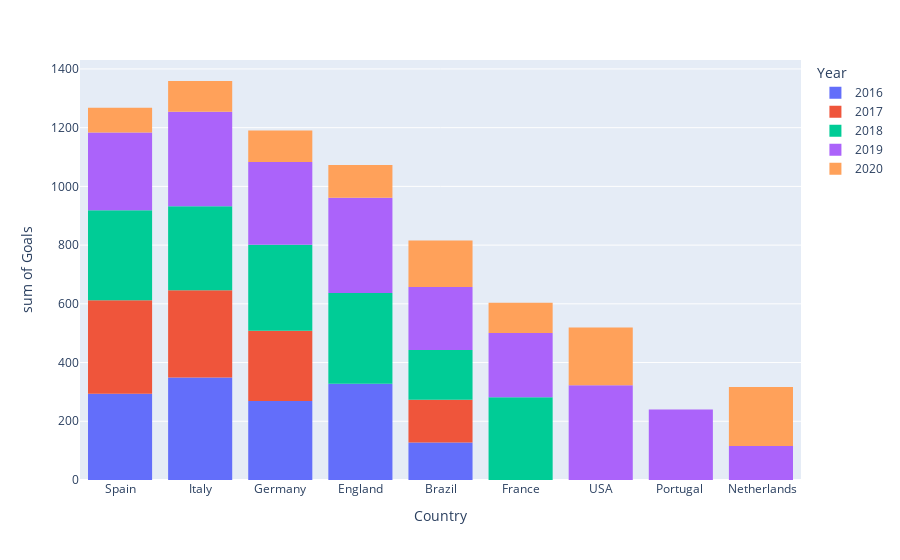

Write notebook code for a chart like this one.
### Code cell
##sum of goals in the year by the country
fig = px.histogram(df, x="Country", y="Goals", color="Year")
fig.show()

### Figure 1 — Plotly figure (JSON) as saved in the notebook; plotly's stock layout.template omitted (floating-point values rounded to 4 significant figures; data arrays with more than 128 entries replaced by an {"elided": "..."} marker saying what was removed)
{"data": [{"alignmentgroup": "True", "bingroup": "x", "histfunc": "sum", "hovertemplate": "Year=2016<br>Country=%{x}<br>sum of Goals=%{y}<extra></extra>", "legendgroup": "2016", "marker": {"color": "#636efa", "pattern": {"shape": ""}}, "name": "2016", "offsetgroup": "2016", "orientation": "v", "showlegend": true, "type": "histogram", "x": ["Spain", "Spain", "Spain", "Spain", "Spain", "Spain", "Spain", "Spain", "Spain", "Spain", "Spain", "Spain", "Spain", "Spain", "Spain", "Spain", "Spain", "Spain", "Spain", "Italy", "Italy", "Italy", "Italy", "Italy", "Italy", "Italy", "Italy", "Italy", "Italy", "Italy", "Italy", "Italy", "Italy", "Italy", "Italy", "Italy", "Italy", "Italy", "Italy", "Germany", "Germany", "Germany", "Germany", "Germany", "Germany", "Germany", "Germany", "Germany", "Germany", "Germany", "Germany", "Germany", "Germany", "Germany", "Germany", "Germany", "Germany", "Germany", "England", "England", "England", "England", "England", "England", "England", "England", "England", "England", "England", "England", "England", "England", "England", "England", "England", "England", "England", "England", "Brazil", "Brazil", "Brazil", "Brazil", "Brazil", "Brazil", "Brazil", "Brazil", "Brazil", "Brazil", "Brazil", "Brazil"], "xaxis": "x", "y": [11, 16, 28, 13, 13, 25, 11, 13, 19, 11, 14, 37, 13, 15, 11, 12, 12, 10, 10, 15, 12, 22, 15, 28, 16, 14, 12, 12, 24, 13, 12, 29, 18, 12, 16, 13, 24, 16, 26, 8, 11, 11, 11, 15, 11, 30, 8, 21, 10, 12, 9, 8, 31, 9, 15, 11, 25, 13, 24, 25, 29, 13, 15, 10, 16, 11, 13, 13, 20, 18, 21, 15, 15, 11, 17, 12, 14, 16, 14, 9, 12, 9, 10, 12, 9, 9, 9, 10, 14, 11], "yaxis": "y"}, {"alignmentgroup": "True", "bingroup": "x", "histfunc": "sum", "hovertemplate": "Year=2017<br>Country=%{x}<br>sum of Goals=%{y}<extra></extra>", "legendgroup": "2017", "marker": {"color": "#EF553B", "pattern": {"shape": ""}}, "name": "2017", "offsetgroup": "2017", "orientation": "v", "showlegend": true, "type": "histogram", "x": ["Spain", "Spain", "Spain", "Spain", "Spain", "Spain", "Spain", "Spain", "Spain", "Spain", "Spain", "Spain", "Spain", "Spain", "Spain", "Spain", "Spain", "Spain", "Spain", "Italy", "Italy", "Italy", "Italy", "Italy", "Italy", "Italy", "Italy", "Italy", "Italy", "Italy", "Italy", "Italy", "Italy", "Italy", "Italy", "Italy", "Italy", "Italy", "Italy", "Germany", "Germany", "Germany", "Germany", "Germany", "Germany", "Germany", "Germany", "Germany", "Germany", "Germany", "Germany", "Germany", "Germany", "Germany", "Germany", "Germany", "Germany", "Germany", "Brazil", "Brazil", "Brazil", "Brazil", "Brazil", "Brazil", "Brazil", "Brazil", "Brazil", "Brazil", "Brazil", "Brazil", "Brazil", "Brazil"], "xaxis": "x", "y": [13, 19, 22, 16, 25, 11, 33, 18, 12, 15, 13, 26, 11, 16, 21, 15, 12, 10, 10, 10, 12, 11, 22, 16, 11, 19, 11, 12, 10, 11, 14, 11, 16, 11, 29, 18, 29, 12, 12, 29, 14, 11, 12, 10, 9, 10, 13, 15, 13, 9, 9, 12, 10, 14, 13, 9, 14, 13, 11, 8, 8, 9, 9, 12, 10, 18, 9, 8, 10, 11, 13, 9], "yaxis": "y"}, {"alignmentgroup": "True", "bingroup": "x", "histfunc": "sum", "hovertemplate": "Year=2018<br>Country=%{x}<br>sum of Goals=%{y}<extra></extra>", "legendgroup": "2018", "marker": {"color": "#00cc96", "pattern": {"shape": ""}}, "name": "2018", "offsetgroup": "2018", "orientation": "v", "showlegend": true, "type": "histogram", "x": ["Spain", "Spain", "Spain", "Spain", "Spain", "Spain", "Spain", "Spain", "Spain", "Spain", "Spain", "Spain", "Spain", "Spain", "Spain", "Spain", "Spain", "Spain", "Spain", "Italy", "Italy", "Italy", "Italy", "Italy", "Italy", "Italy", "Italy", "Italy", "Italy", "Italy", "Italy", "Italy", "Italy", "Italy", "Italy", "Italy", "Italy", "Italy", "Germany", "Germany", "Germany", "Germany", "Germany", "Germany", "Germany", "Germany", "Germany", "Germany", "Germany", "Germany", "Germany", "Germany", "Germany", "Germany", "Germany", "Germany", "Germany", "Germany", "France", "France", "France", "France", "France", "France", "France", "France", "France", "France", "France", "France", "France", "France", "France", "France", "France", "France", "France", "France", "England", "England", "England", "England", "England", "England", "England", "England", "England", "England", "England", "England", "England", "England", "England", "England", "England", "England", "England", "England", "Brazil", "Brazil", "Brazil", "Brazil", "Brazil", "Brazil", "Brazil", "Brazil", "Brazil", "Brazil", "Brazil", "Brazil", "Brazil", "Brazil", "Brazil", "Brazil", "Brazil"], "xaxis": "x", "y": [21, 13, 20, 14, 12, 19, 10, 14, 21, 13, 12, 13, 13, 15, 17, 36, 14, 18, 12, 17, 23, 10, 21, 15, 15, 26, 9, 9, 16, 9, 12, 16, 16, 11, 16, 11, 11, 23, 16, 12, 16, 17, 11, 13, 10, 11, 18, 16, 10, 14, 17, 18, 17, 14, 15, 11, 22, 15, 12, 10, 22, 12, 13, 11, 15, 18, 11, 11, 16, 33, 13, 15, 11, 14, 15, 10, 10, 10, 12, 12, 13, 22, 12, 13, 14, 22, 14, 12, 17, 21, 16, 22, 13, 17, 18, 12, 14, 13, 10, 9, 8, 9, 12, 10, 8, 7, 11, 9, 11, 8, 13, 8, 9, 10, 18], "yaxis": "y"}, {"alignmentgroup": "True", "bingroup": "x", "histfunc": "sum", "hovertemplate": "Year=2019<br>Country=%{x}<br>sum of Goals=%{y}<extra></extra>", "legendgroup": "2019", "marker": {"color": "#ab63fa", "pattern": {"shape": ""}}, "name": "2019", "offsetgroup": "2019", "orientation": "v", "showlegend": true, "type": "histogram", "x": {"elided": "191 str values"}, "xaxis": "x", "y": {"elided": "191 int values"}, "yaxis": "y"}, {"alignmentgroup": "True", "bingroup": "x", "histfunc": "sum", "hovertemplate": "Year=2020<br>Country=%{x}<br>sum of Goals=%{y}<extra></extra>", "legendgroup": "2020", "marker": {"color": "#FFA15A", "pattern": {"shape": ""}}, "name": "2020", "offsetgroup": "2020", "orientation": "v", "showlegend": true, "type": "histogram", "x": {"elided": "158 str values"}, "xaxis": "x", "y": {"elided": "158 int values"}, "yaxis": "y"}], "layout": {"barmode": "relative", "legend": {"title": {"text": "Year"}, "tracegroupgap": 0}, "margin": {"t": 60}, "xaxis": {"anchor": "y", "domain": [0, 1], "title": {"text": "Country"}}, "yaxis": {"anchor": "x", "domain": [0, 1], "title": {"text": "sum of Goals"}}}}
